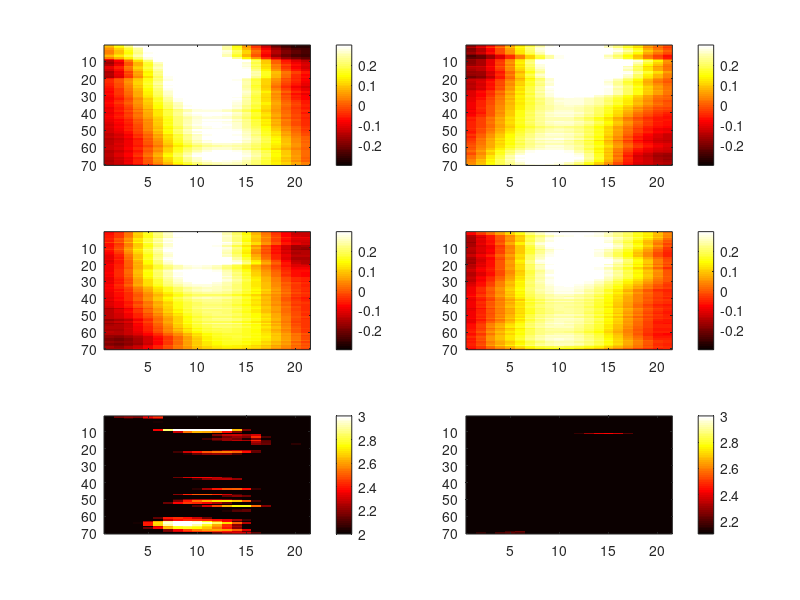

This figure's MATLAB source:

%% fig 5 and S6
clear
load('fig5_s5.mat','mean_seg_pos_Hi','mean_seg_pos_Lo','t_pos_high_low','mean_seg_neg_Hi','mean_seg_neg_Lo','t_neg_high_low')

figure,
subplot(321),imagesc(mean_seg_pos_Hi,[-.3 .3]),colormap jet,colorbar
subplot(323),imagesc(mean_seg_pos_Lo,[-.3 .3]),colormap jet,colorbar
subplot(325),imagesc(t_pos_high_low,[2 3]),colormap hot,colorbar

subplot(322),imagesc(mean_seg_neg_Hi,[-.3 .3]),colormap jet,colorbar
subplot(324),imagesc(mean_seg_neg_Lo,[-.3 .3]),colormap jet,colorbar
subplot(326),imagesc(t_neg_high_low,[2.1 3]),colormap hot,colorbar

% please load propagation spatial pattern with Connectome WorkBench :
% No.6,11,17 volume

% path: .
% pos_high_csf_abeta (corresponding to mean_seg_pos_Hi):epi11_surfSM.dscalar.nii
% pos_low_csf_abeta (corresponding to mean_seg_pos_Lo):epi22_surfSM.dscalar.nii
% t_pos_Hi_Lo_csf_abeta (corresponding to t_pos_high_low):t_nii11_surfSM.dscalar.nii


% neg_high_csf_abeta (corresponding to mean_seg_neg_Hi):epi33_surfSM.dscalar.nii
% neg_low_csf_abeta (corresponding to mean_seg_neg_Lo):epi44_surfSM.dscalar.nii
% t_neg_Hi_Lo_csf_abeta (corresponding to t_neg_high_low):t_nii22_surfSM.dscalar.nii
